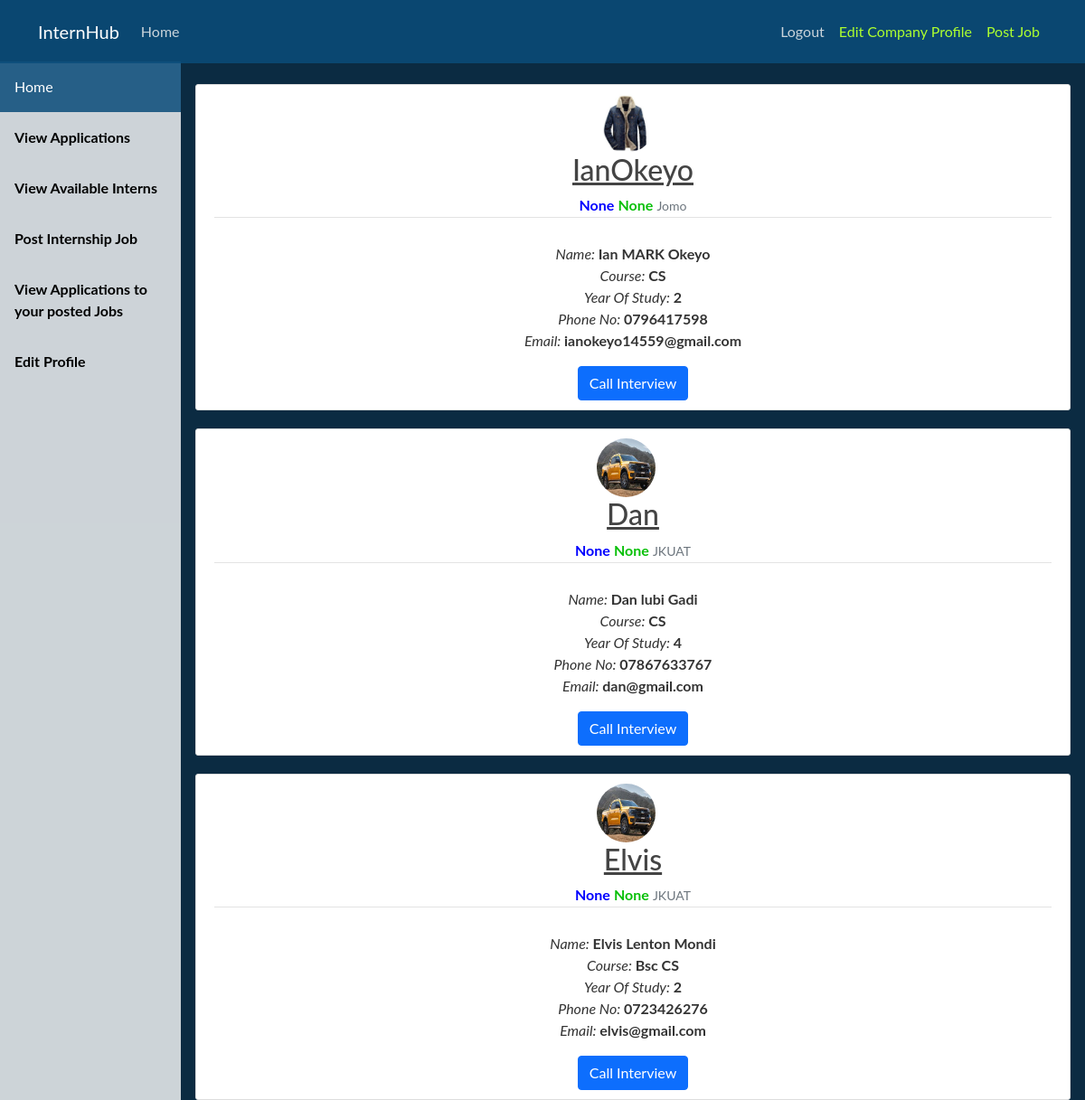
/company/view-interns (signed in), run on an earlier commit of the app's database.
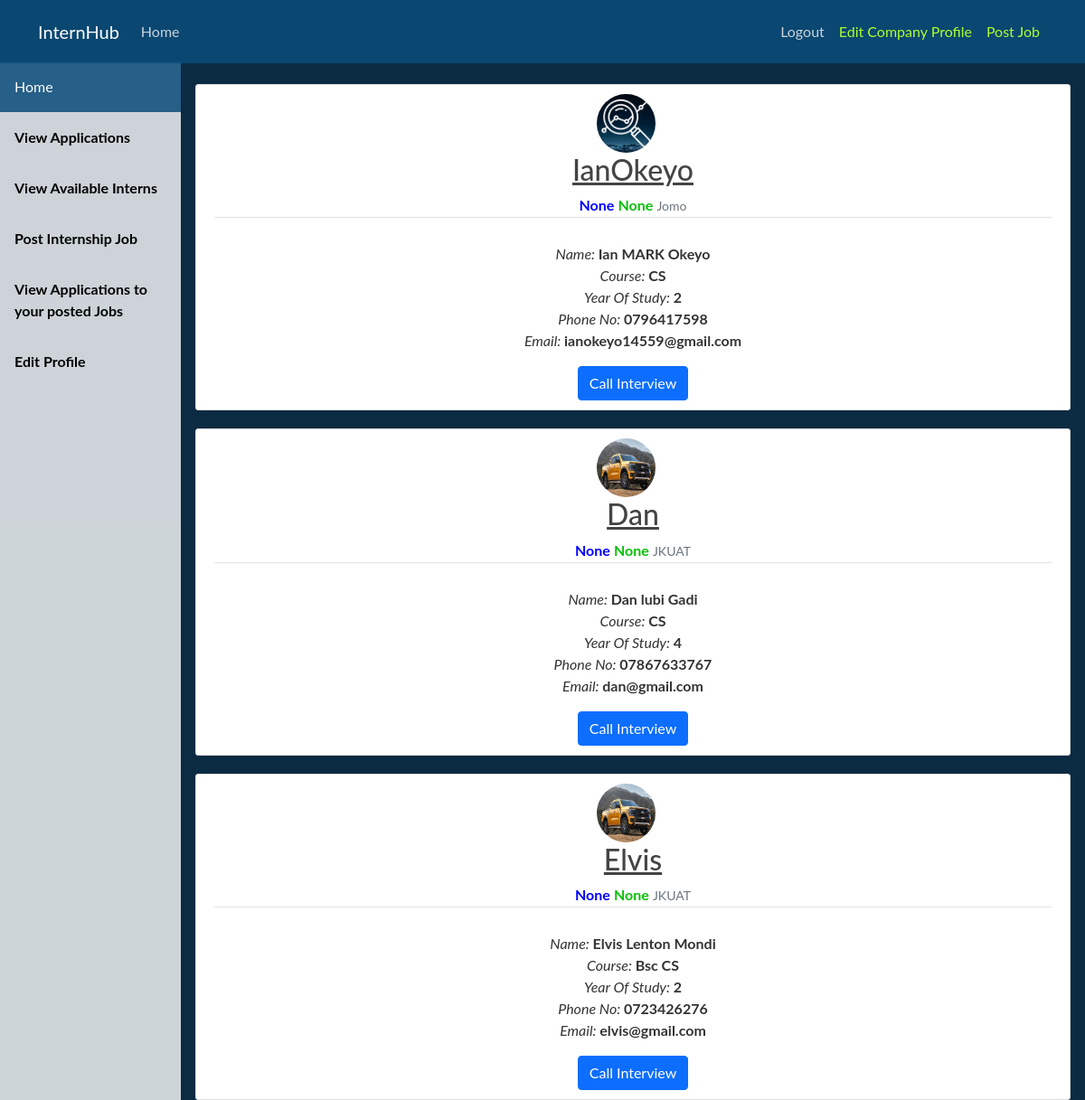
And on a later commit of the database.
### student/models.py (models this page shows, shortened)
class Student(models.Model):
    user = models.OneToOneField(User, on_delete=models.CASCADE)
    middleName = models.CharField(max_length=200, null=True)
    phoneNo = models.CharField(max_length=14, null=True)
    school = models.CharField(max_length=255, null=False)
    course = models.CharField(max_length=255, null=False)
    yearOfStudy = models.CharField(max_length=10, null=False)
    headline = models.CharField(max_length=50, null=True)
    field = models.CharField(max_length=50, null=True)
    profilePic = models.ImageField(default='default.jpg', upload_to='profile_pics')

### company/views.py (the view)
# urls.py: path('view-interns', views.ListAvailableIternsView.as_view(), name='company-view-interns')
class ListAvailableIternsView(LoginRequiredMixin, ListView):
    model = Student
    template_name = 'company/view_available_interns.html'
    context_object_name = 'Interns'
    paginate_by = 5

### company/templates/company/view_available_interns.html (shortened to what this page needs)
{% extends 'company/dashboard_base.html' %}
{% block body %}
<br>
{% for intern in Interns %}
    <article class="media content-section">
        <img  class="rounded-circle article-img" src="{{ intern.profilePic.url }}" >
        <div class="media-body">
            <h2><a class="article-title" href="#">{{ intern.user.username }}</a></h2>
            <div class="article-metadata">
                <b style="color: blue;" >{{ intern.field }}</b>
                <b style="color: #09c009;" >{{ intern.headline }}</b>
                <small class="text-muted">{{ intern.school }}</small>
            </div>
            <p class="article-content">
                <i>Name: </i> <b>{{ intern.user.first_name }} {{ intern.middleName }} {{ intern.user.last_name }}</b>
                <i>Course: </i> <b>{{ intern.course }}</b>
                <i>Year Of Study: </i> <b>{{ intern.yearOfStudy }}</b>
                <i>Phone No: </i> <b>{{ intern.phoneNo }}</b>
                <i>Email: </i> <b>{{ intern.user.email }}</b>
            </p>
            <a class="btn btn-primary" href="#" role="button">Call Interview</a>
        </div>
    </article>
    {% endfor %}
{% endblock %}

What changed in the data, as far as the page shows it:
changed Student "MARK": profilePic: a different picture
